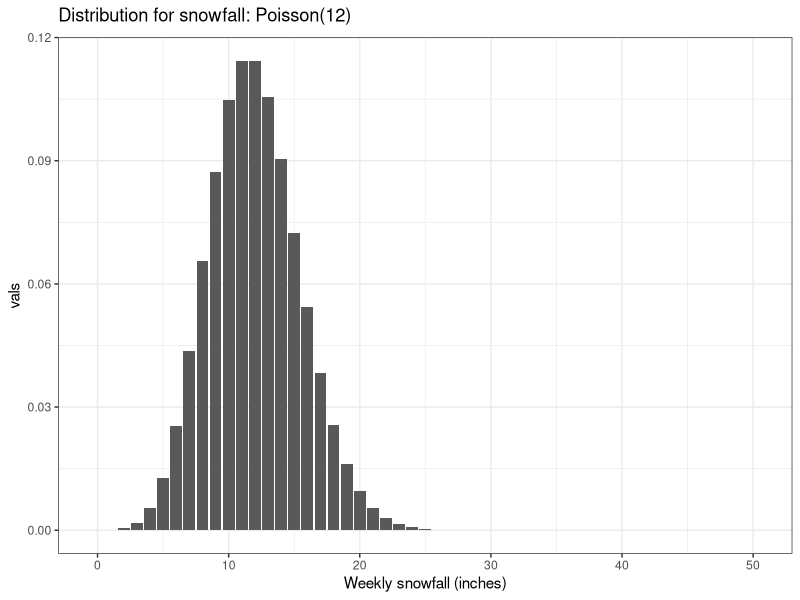
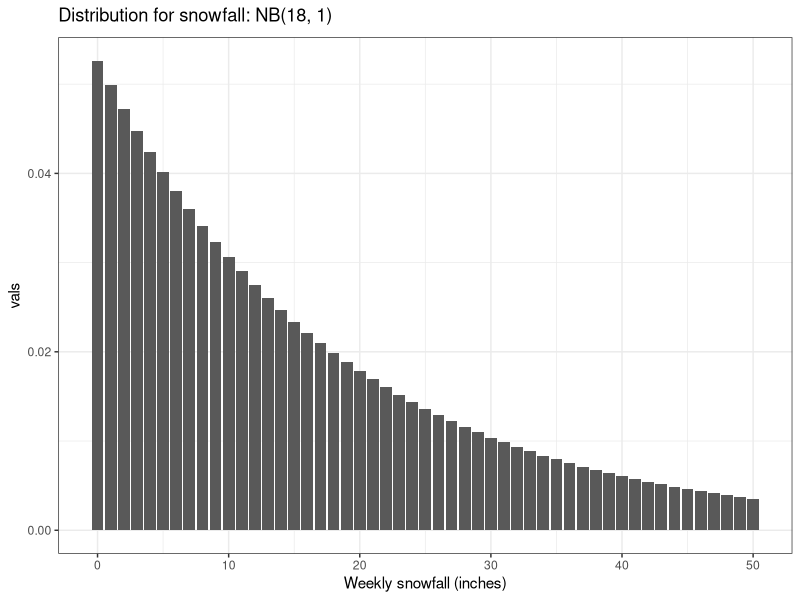
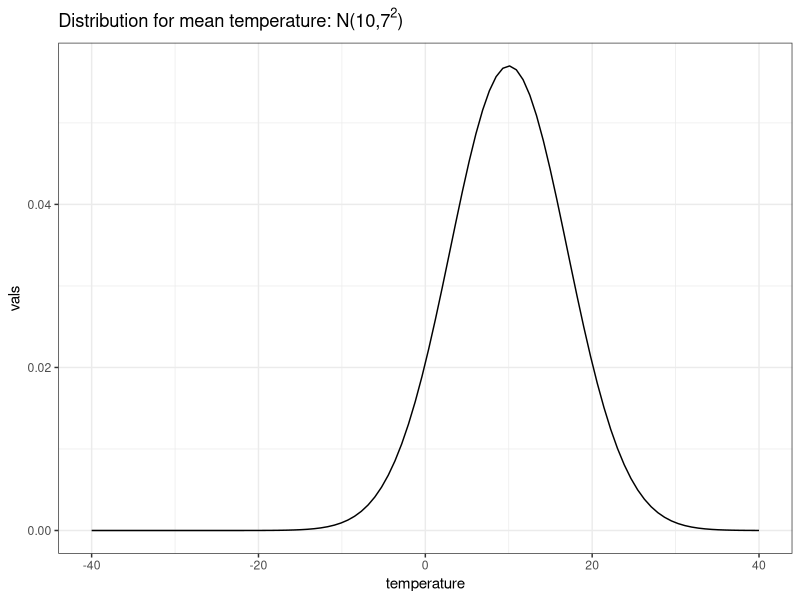
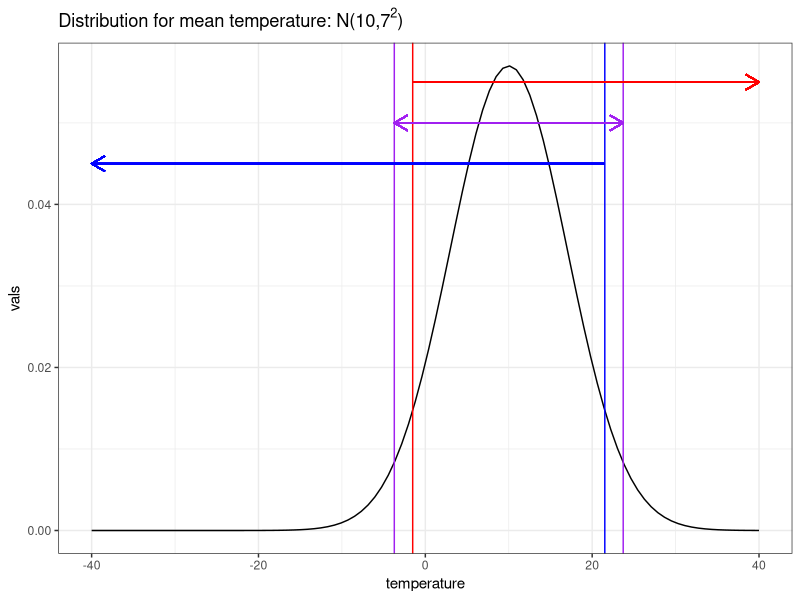

Write R code to recreate these figures, in order.
## ---- chunk 1
library(tidyverse)
snow_seq <- 0:50
tibble(vals = c(dpois(snow_seq, 12)),
       `Weekly snowfall (inches)` = snow_seq) %>%
  ggplot(aes(x = `Weekly snowfall (inches)`, y = vals)) +
  geom_col() + theme_bw() +
  ggtitle(expression(paste('Distribution for snowfall: Poisson(12)')))
## ---- chunk 2
library(tidyverse)
snow_seq <- 0:50
tibble(vals = c(dnbinom(snow_seq, mu = 18, size = 1)),
       `Weekly snowfall (inches)` = snow_seq) %>%
  ggplot(aes(x = `Weekly snowfall (inches)`, y = vals)) +
  geom_col() + theme_bw() +
  ggtitle(expression(paste('Distribution for snowfall: NB(18, 1)')))
## ---- chunk 3
temp_seq <- seq(-40,40, length.out = 100)
tibble(vals = c(dnorm(temp_seq, 10, 7)),
       temperature = temp_seq) %>%
  ggplot(aes(x = temperature, y = vals)) +
  geom_line() + theme_bw() +
  ggtitle(expression(paste('Distribution for mean temperature: N(10,',7^2,')')))
## ---- chunk 4
temp_seq <- seq(-40,40, length.out = 100)
tibble(vals = c(dnorm(temp_seq, 10, 7)),
       temperature = temp_seq) %>%
  ggplot(aes(x = temperature, y = vals)) +
  geom_line() + theme_bw() +
  ggtitle(expression(paste('Distribution for mean temperature: N(10,',7^2,')'))) +
  geom_vline(xintercept = qnorm(.05,10,7), color = 'red' ) +
  geom_vline(xintercept = qnorm(.95,10,7), color = 'blue' ) +
  geom_vline(xintercept = qnorm(.025,10,7), color = 'purple' ) +
  geom_vline(xintercept = qnorm(.975,10,7), color = 'purple' ) +
  geom_segment(x = qnorm(.05,10,7), y = .055, xend = 40, yend = .055,
               arrow = arrow(length = unit(0.03, "npc"), ends = "last"), color = 'red') +
  geom_segment(x = qnorm(.025,10,7), y = .05, xend = qnorm(.975,10,7), yend = .05,
               arrow = arrow(length = unit(0.03, "npc"), ends = "both"), color = 'purple') +
  geom_segment(x = qnorm(.95,10,7), y = .045, xend = -40, yend = .045,
               arrow = arrow(length = unit(0.03, "npc"), ends = "last"), color = 'blue') 
## ---- chunk 5
num_hands <- 100000
bust <- rep(FALSE, num_hands)
values <- rep(c(2:10,10,10,10,11), each = 4)

for (i in 1:num_hands){
  shuffle <- sample(values)
  num_cards <- 2
  total <- sum(shuffle[1:num_cards])
  while (total < 17){
    num_cards <- num_cards + 1
    total <- sum(shuffle[1:num_cards])
  }
  if (total > 21) {
    bust[i] = TRUE
  }
}

## ---- chunk 6
cards <- c(rep(c(2:5,7:10,10,10,10,11), each = 4), 6, 6, 6)

bust <- rep(0, 1000)
for (i in 1:1000){
  more_cards <- sum(sample(cards, 2))
  if (more_cards > 15){
    bust[i] <- 1
  }
}
mean(bust)
